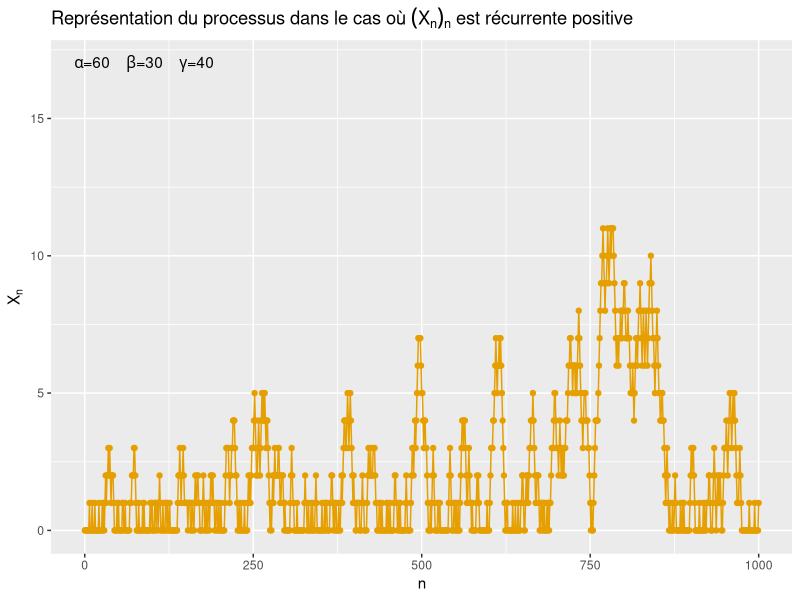
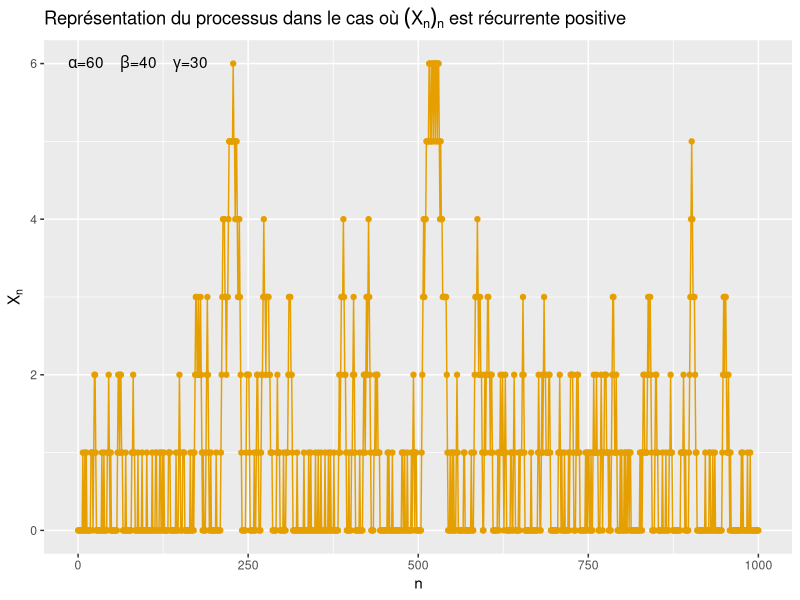
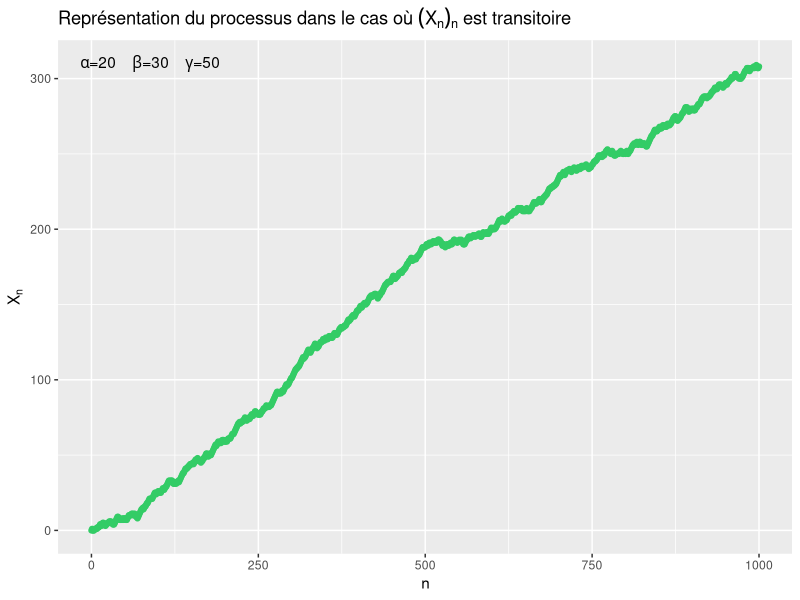
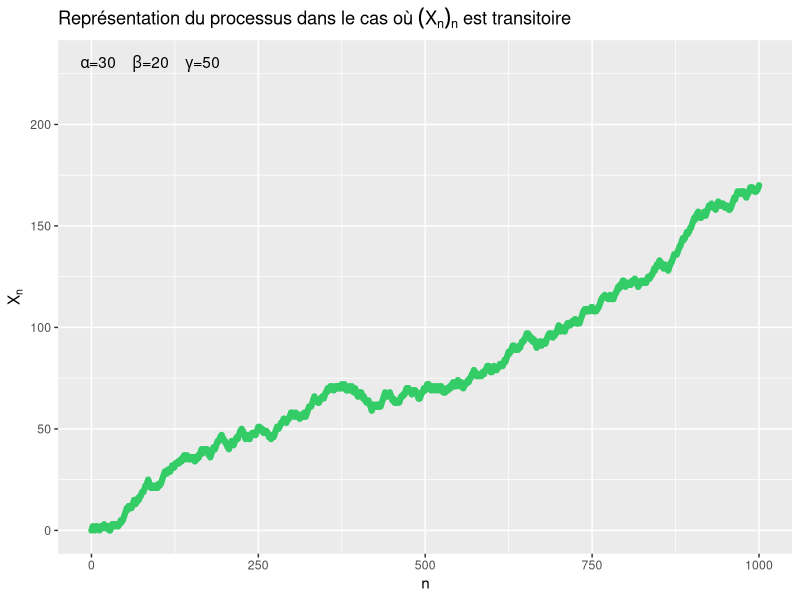
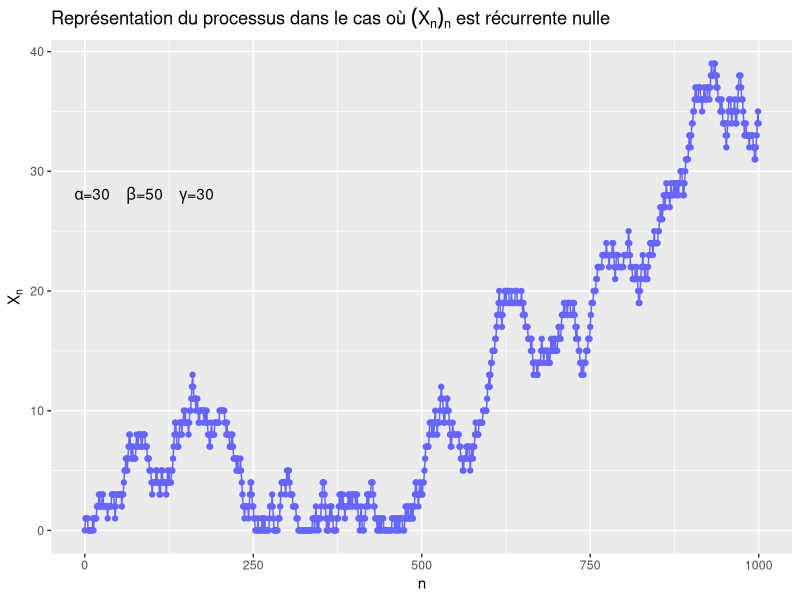
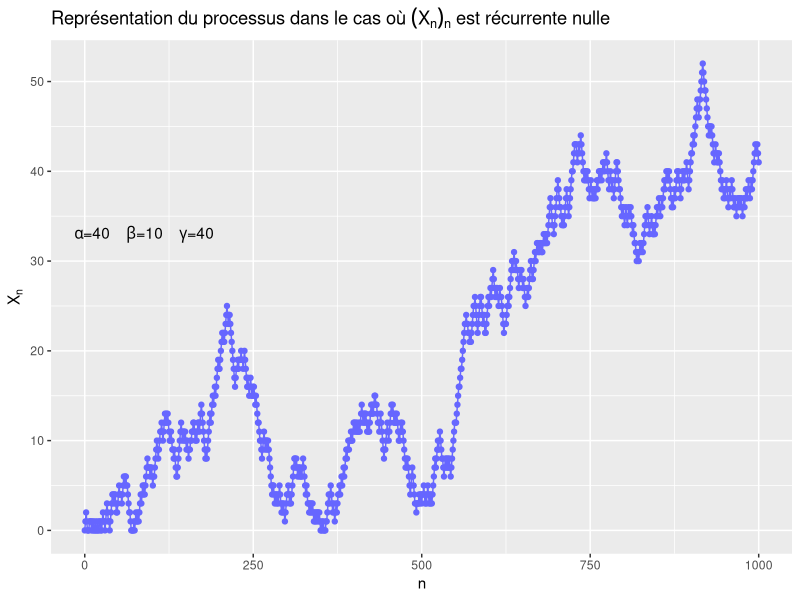

Write the R code that produced these figures, in order.
library(ggplot2)
simu_1_model<- function(H,alpha,beta,gamma){
  X<-NULL
  X[1]<-0
  proba<-c(alpha/(alpha+beta+gamma),beta/(alpha+beta+gamma),gamma/(alpha+beta+gamma))
  U<-sample(c(-1,0,1),H,replace=TRUE, prob=proba)
  for (i in 1:H){
    X[i+1]<-(X[i]+U[i])*(X[i]>0)+ (X[i]==0)*(U[i]==1)
  }
  simu<-data.frame(0:1000,X)
  colnames(simu)<-c("n","X_n")
  return(simu)
}
#Récurrente positive
simu_1<-simu_1_model(1000,60,30,40)
simu_1bis<-simu_1_model(1000,60,40,30)
ggplot(data=simu_1,aes(n,X_n)) + geom_line(color="#E69F00")+geom_point(color="#E69F00")+ylab(expression(X[n]))+ ggtitle(expression(paste("Représentation du processus dans le cas où ", (X[n])[n], " est récurrente positive")))+
annotate("text", x=100, y =17, label = expression(paste(alpha,"=60    ", beta,"=30    ",gamma,"=40    ")))
ggplot(data=simu_1bis,aes(n,X_n)) + geom_line(color="#E69F00")+geom_point(color="#E69F00")+ylab(expression(X[n]))+ ggtitle(expression(paste("Représentation du processus dans le cas où ", (X[n])[n], " est récurrente positive")))+
annotate("text", x=100, y =6, label = expression(paste(alpha,"=60    ", beta,"=40    ",gamma,"=30    ")))

#Transitoire
simu_2<-simu_1_model(1000,20,30,50)
simu_2bis<-simu_1_model(1000,30,20,50)
ggplot(data=simu_2,aes(n,X_n)) + geom_line(color="#33CC66")+geom_point(color="#33CC66")+ylab(expression(X[n]))+ ggtitle(expression(paste("Représentation du processus dans le cas où ", (X[n])[n], " est transitoire")))+
annotate("text", x=100, y =310, label = expression(paste(alpha,"=20    ", beta,"=30    ",gamma,"=50    ")))
ggplot(data=simu_2bis,aes(n,X_n)) + geom_line(color="#33CC66")+geom_point(color="#33CC66")+ylab(expression(X[n]))+ ggtitle(expression(paste("Représentation du processus dans le cas où ", (X[n])[n], " est transitoire")))+
annotate("text", x=100, y =230, label = expression(paste(alpha,"=30    ", beta,"=20    ",gamma,"=50    ")))

#Récurrente nulle
simu_3<-simu_1_model(1000,30,50,30)
simu_3bis<-simu_1_model(1000,40,10,40)
ggplot(data=simu_3,aes(n,X_n)) + geom_line(color="#6666FF")+geom_point(color="#6666FF")+ylab(expression(X[n]))+ ggtitle(expression(paste("Représentation du processus dans le cas où ", (X[n])[n], " est récurrente nulle")))+
annotate("text", x=100, y =28, label = expression(paste(alpha,"=30    ", beta,"=50    ",gamma,"=30    ")))
ggplot(data=simu_3bis,aes(n,X_n)) + geom_line(color="#6666FF")+geom_point(color="#6666FF")+ylab(expression(X[n]))+ ggtitle(expression(paste("Représentation du processus dans le cas où ", (X[n])[n], " est récurrente nulle")))+
annotate("text", x=100, y =33, label = expression(paste(alpha,"=40    ", beta,"=10    ",gamma,"=40    ")))

